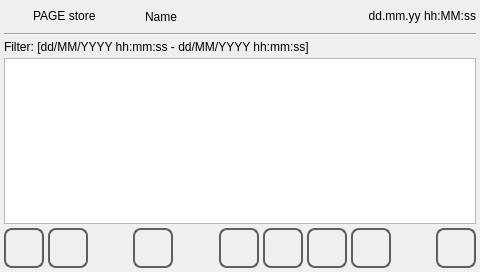
<?xml version="1.0" encoding="UTF-8"?>
<ui version="4.0">
 <class>store</class>
 <widget class="QWidget" name="store">
  <property name="geometry">
   <rect>
    <x>0</x>
    <y>0</y>
    <width>480</width>
    <height>272</height>
   </rect>
  </property>
  <property name="minimumSize">
   <size>
    <width>0</width>
    <height>0</height>
   </size>
  </property>
  <property name="maximumSize">
   <size>
    <width>16777215</width>
    <height>16777215</height>
   </size>
  </property>
  <property name="windowTitle">
   <string>store</string>
  </property>
  <property name="styleSheet">
   <string notr="true"> QDateEdit {
	font: 1000 14pt &quot;Ubuntu&quot;;
 }

 QDateEdit::up-button {
     subcontrol-origin: border;
     subcontrol-position: right center;
     height: 30px;
     width: 30px;
 }

 QDateEdit::up-arrow {
	image: url(:/icons/img/right.png);
     width: 10px;
     height: 10px;
 }

 QDateEdit::down-button {
     subcontrol-origin: border;
     subcontrol-position: left center;
     height: 30px;
     width: 30px;
}

 QDateEdit::down-arrow {
 	image: url(:/icons/img/left.png);
     width: 10px;
     height: 10px;
 }
</string>
  </property>
  <layout class="QVBoxLayout" name="verticalLayout">
   <property name="spacing">
    <number>4</number>
   </property>
   <property name="margin">
    <number>4</number>
   </property>
   <item>
    <layout class="QHBoxLayout" name="horizontalLayout">
     <item>
      <widget class="QLabel" name="labelIcon">
       <property name="minimumSize">
        <size>
         <width>25</width>
         <height>25</height>
        </size>
       </property>
       <property name="maximumSize">
        <size>
         <width>25</width>
         <height>25</height>
        </size>
       </property>
       <property name="styleSheet">
        <string notr="true">border-image: url(:/systemicons/img/Hard_disk.png);</string>
       </property>
       <property name="text">
        <string/>
       </property>
      </widget>
     </item>
     <item>
      <widget class="QLabel" name="labelTitle">
       <property name="sizePolicy">
        <sizepolicy hsizetype="Preferred" vsizetype="Fixed">
         <horstretch>0</horstretch>
         <verstretch>0</verstretch>
        </sizepolicy>
       </property>
       <property name="focusPolicy">
        <enum>Qt::NoFocus</enum>
       </property>
       <property name="text">
        <string>PAGE store</string>
       </property>
      </widget>
     </item>
     <item>
      <widget class="QLabel" name="labelName">
       <property name="text">
        <string>Name</string>
       </property>
      </widget>
     </item>
     <item>
      <widget class="QLabel" name="labelUserName">
       <property name="text">
        <string/>
       </property>
      </widget>
     </item>
     <item>
      <widget class="QLabel" name="labelDataOra">
       <property name="sizePolicy">
        <sizepolicy hsizetype="Preferred" vsizetype="Fixed">
         <horstretch>0</horstretch>
         <verstretch>0</verstretch>
        </sizepolicy>
       </property>
       <property name="focusPolicy">
        <enum>Qt::NoFocus</enum>
       </property>
       <property name="text">
        <string>dd.mm.yy hh:MM:ss</string>
       </property>
       <property name="alignment">
        <set>Qt::AlignRight|Qt::AlignTrailing|Qt::AlignVCenter</set>
       </property>
      </widget>
     </item>
    </layout>
   </item>
   <item>
    <widget class="Line" name="line">
     <property name="orientation">
      <enum>Qt::Horizontal</enum>
     </property>
    </widget>
   </item>
   <item>
    <layout class="QHBoxLayout" name="horizontalLayout_3">
     <item>
      <widget class="QLabel" name="labelFilter">
       <property name="text">
        <string>Filter: [dd/MM/YYYY hh:mm:ss - dd/MM/YYYY hh:mm:ss]</string>
       </property>
      </widget>
     </item>
    </layout>
   </item>
   <item>
    <widget class="QTableWidget" name="tableWidget">
     <property name="font">
      <font>
       <family>Ubuntu</family>
       <pointsize>22</pointsize>
       <weight>50</weight>
       <italic>false</italic>
       <bold>false</bold>
      </font>
     </property>
     <property name="styleSheet">
      <string notr="true">QTableWidget
{
	font: 22pt &quot;Ubuntu&quot;;
}
QScrollBar:vertical
{
        border-top: 50px solid #999999;
        border-bottom: 50px solid #999999;
        background:white;
        width:50px;    
        margin: 0px 0px 0px 0px;
}
QScrollBar::handle:vertical 
{
        border: 1px solid black;
	    background: rgb(255, 255, 255);
        min-height: 10px;
}
QScrollBar::add-line:vertical
{
        height: 50px;
	    background: rgb(255, 255, 255);
        subcontrol-position: bottom;
        subcontrol-origin: margin;
	image: url(:/systemicons/img/Down.png);
}
QScrollBar::sub-line:vertical 
{
       height: 50px;
	    background: rgb(255, 255, 255);
        subcontrol-position: top;
	    subcontrol-origin: margin;
	image: url(:/systemicons/img/Up.png);
}





QScrollBar:horizontal
{
        border-left: 50px solid #999999;
        border-right: 50px solid #999999;
        background:white;
        height:50px;    
        margin: 0px 0px 0px 0px;
}
QScrollBar::handle:horizontal 
{
        border: 1px solid black;
	    background: rgb(255, 255, 255);
        min-width: 10px;
}
QScrollBar::add-line:horizontal
{
        width: 50px;
	    background: rgb(255, 255, 255);
        subcontrol-position: left;
        subcontrol-origin: margin;
	image: url(:/icons/img/left.png);
}
QScrollBar::sub-line:horizontal 
{
       width: 50px;
	    background: rgb(255, 255, 255);
        subcontrol-position: right;
	    subcontrol-origin: margin;
	image: url(:/icons/img/right.png);
}</string>
     </property>
     <property name="verticalScrollBarPolicy">
      <enum>Qt::ScrollBarAlwaysOff</enum>
     </property>
     <property name="horizontalScrollBarPolicy">
      <enum>Qt::ScrollBarAlwaysOff</enum>
     </property>
     <property name="showDropIndicator" stdset="0">
      <bool>true</bool>
     </property>
     <property name="alternatingRowColors">
      <bool>true</bool>
     </property>
     <property name="selectionMode">
      <enum>QAbstractItemView::SingleSelection</enum>
     </property>
     <property name="selectionBehavior">
      <enum>QAbstractItemView::SelectRows</enum>
     </property>
     <property name="showGrid">
      <bool>true</bool>
     </property>
     <attribute name="horizontalHeaderVisible">
      <bool>true</bool>
     </attribute>
    </widget>
   </item>
   <item>
    <layout class="QHBoxLayout" name="horizontalLayout_2">
     <property name="spacing">
      <number>4</number>
     </property>
     <item>
      <widget class="QPushButton" name="pushButtonHome">
       <property name="sizePolicy">
        <sizepolicy hsizetype="Minimum" vsizetype="Fixed">
         <horstretch>60</horstretch>
         <verstretch>60</verstretch>
        </sizepolicy>
       </property>
       <property name="minimumSize">
        <size>
         <width>40</width>
         <height>40</height>
        </size>
       </property>
       <property name="maximumSize">
        <size>
         <width>40</width>
         <height>40</height>
        </size>
       </property>
       <property name="focusPolicy">
        <enum>Qt::NoFocus</enum>
       </property>
       <property name="styleSheet">
        <string notr="true">QPushButton
{
border: 2px solid  rgb(94, 94, 94);
border-radius: 8px;
qproperty-icon: url(:/systemicons/img/Home.png);
qproperty-iconSize: 24px 24px;
qproperty-focusPolicy: NoFocus;
}
QPushButton:pressed
{
border: 2px solid  rgb(194, 194, 194);
background-color:  rgb(255, 255, 127);
}
QPushButton:disabled
{
border: 2px solid  rgb(194, 194, 194);
}
</string>
       </property>
       <property name="text">
        <string/>
       </property>
      </widget>
     </item>
     <item>
      <widget class="QPushButton" name="pushButtonBack">
       <property name="sizePolicy">
        <sizepolicy hsizetype="Minimum" vsizetype="Fixed">
         <horstretch>0</horstretch>
         <verstretch>0</verstretch>
        </sizepolicy>
       </property>
       <property name="minimumSize">
        <size>
         <width>40</width>
         <height>40</height>
        </size>
       </property>
       <property name="maximumSize">
        <size>
         <width>40</width>
         <height>40</height>
        </size>
       </property>
       <property name="styleSheet">
        <string notr="true">QPushButton
{
border: 2px solid  rgb(94, 94, 94);
border-radius: 8px;
qproperty-icon: url(:/systemicons/img/Go_back.png);
qproperty-iconSize: 24px 24px;
qproperty-focusPolicy: NoFocus;
}
QPushButton:pressed
{
border: 2px solid  rgb(194, 194, 194);
background-color:  rgb(255, 255, 127);
}
QPushButton:disabled
{
border: 2px solid  rgb(194, 194, 194);
}
</string>
       </property>
       <property name="text">
        <string/>
       </property>
      </widget>
     </item>
     <item>
      <spacer name="horizontalSpacer_3">
       <property name="orientation">
        <enum>Qt::Horizontal</enum>
       </property>
       <property name="sizeHint" stdset="0">
        <size>
         <width>40</width>
         <height>20</height>
        </size>
       </property>
      </spacer>
     </item>
     <item>
      <widget class="QPushButton" name="pushButtonFilter">
       <property name="minimumSize">
        <size>
         <width>40</width>
         <height>40</height>
        </size>
       </property>
       <property name="maximumSize">
        <size>
         <width>40</width>
         <height>40</height>
        </size>
       </property>
       <property name="styleSheet">
        <string notr="true">QPushButton
{
border: 2px solid  rgb(94, 94, 94);
border-radius: 8px;
qproperty-icon: url(:/systemicons/img/Filter.png);
qproperty-iconSize: 24px 24px;
qproperty-focusPolicy: NoFocus;
}
QPushButton:pressed
{
border: 2px solid  rgb(194, 194, 194);
background-color:  rgb(255, 255, 127);
}
QPushButton:disabled
{
border: 2px solid  rgb(194, 194, 194);
}
</string>
       </property>
       <property name="text">
        <string/>
       </property>
      </widget>
     </item>
     <item>
      <spacer name="horizontalSpacer">
       <property name="orientation">
        <enum>Qt::Horizontal</enum>
       </property>
       <property name="sizeHint" stdset="0">
        <size>
         <width>40</width>
         <height>20</height>
        </size>
       </property>
      </spacer>
     </item>
     <item>
      <widget class="QPushButton" name="pushButtonUp">
       <property name="minimumSize">
        <size>
         <width>40</width>
         <height>40</height>
        </size>
       </property>
       <property name="maximumSize">
        <size>
         <width>40</width>
         <height>40</height>
        </size>
       </property>
       <property name="styleSheet">
        <string notr="true">QPushButton
{
border: 2px solid  rgb(94, 94, 94);
border-radius: 8px;
qproperty-icon: url(:/systemicons/img/Up.png);
qproperty-iconSize: 24px 24px;
qproperty-focusPolicy: NoFocus;
}
QPushButton:pressed
{
border: 2px solid  rgb(194, 194, 194);
background-color:  rgb(255, 255, 127);
}
QPushButton:disabled
{
border: 2px solid  rgb(194, 194, 194);
}
</string>
       </property>
       <property name="text">
        <string/>
       </property>
      </widget>
     </item>
     <item>
      <widget class="QPushButton" name="pushButtonDown">
       <property name="minimumSize">
        <size>
         <width>40</width>
         <height>40</height>
        </size>
       </property>
       <property name="maximumSize">
        <size>
         <width>40</width>
         <height>40</height>
        </size>
       </property>
       <property name="styleSheet">
        <string notr="true">QPushButton
{
border: 2px solid  rgb(94, 94, 94);
border-radius: 8px;
qproperty-icon: url(:/systemicons/img/Down.png);
qproperty-iconSize: 24px 24px;
qproperty-focusPolicy: NoFocus;
}
QPushButton:pressed
{
border: 2px solid  rgb(194, 194, 194);
background-color:  rgb(255, 255, 127);
}
QPushButton:disabled
{
border: 2px solid  rgb(194, 194, 194);
}
</string>
       </property>
       <property name="text">
        <string/>
       </property>
      </widget>
     </item>
     <item>
      <widget class="QPushButton" name="pushButtonLeft">
       <property name="sizePolicy">
        <sizepolicy hsizetype="Minimum" vsizetype="Fixed">
         <horstretch>60</horstretch>
         <verstretch>60</verstretch>
        </sizepolicy>
       </property>
       <property name="minimumSize">
        <size>
         <width>40</width>
         <height>40</height>
        </size>
       </property>
       <property name="maximumSize">
        <size>
         <width>40</width>
         <height>40</height>
        </size>
       </property>
       <property name="focusPolicy">
        <enum>Qt::NoFocus</enum>
       </property>
       <property name="styleSheet">
        <string notr="true">QPushButton
{
border: 2px solid  rgb(94, 94, 94);
border-radius: 8px;
qproperty-icon: url(:/systemicons/img/Back.png);
qproperty-iconSize: 24px 24px;
qproperty-focusPolicy: NoFocus;
}
QPushButton:pressed
{
border: 2px solid  rgb(194, 194, 194);
background-color:  rgb(255, 255, 127);
}
QPushButton:disabled
{
border: 2px solid  rgb(194, 194, 194);
}
</string>
       </property>
       <property name="text">
        <string/>
       </property>
      </widget>
     </item>
     <item>
      <widget class="QPushButton" name="pushButtonRight">
       <property name="sizePolicy">
        <sizepolicy hsizetype="Minimum" vsizetype="Fixed">
         <horstretch>60</horstretch>
         <verstretch>60</verstretch>
        </sizepolicy>
       </property>
       <property name="minimumSize">
        <size>
         <width>40</width>
         <height>40</height>
        </size>
       </property>
       <property name="maximumSize">
        <size>
         <width>40</width>
         <height>40</height>
        </size>
       </property>
       <property name="focusPolicy">
        <enum>Qt::NoFocus</enum>
       </property>
       <property name="styleSheet">
        <string notr="true">QPushButton
{
border: 2px solid  rgb(94, 94, 94);
border-radius: 8px;
qproperty-icon: url(:/systemicons/img/Forward.png);
qproperty-iconSize: 24px 24px;
qproperty-focusPolicy: NoFocus;
}
QPushButton:pressed
{
border: 2px solid  rgb(194, 194, 194);
background-color:  rgb(255, 255, 127);
}
QPushButton:disabled
{
border: 2px solid  rgb(194, 194, 194);
}
</string>
       </property>
       <property name="text">
        <string/>
       </property>
      </widget>
     </item>
     <item>
      <spacer name="horizontalSpacer_2">
       <property name="orientation">
        <enum>Qt::Horizontal</enum>
       </property>
       <property name="sizeHint" stdset="0">
        <size>
         <width>40</width>
         <height>20</height>
        </size>
       </property>
      </spacer>
     </item>
     <item>
      <widget class="QPushButton" name="pushButtonSaveUSB">
       <property name="minimumSize">
        <size>
         <width>40</width>
         <height>40</height>
        </size>
       </property>
       <property name="maximumSize">
        <size>
         <width>40</width>
         <height>40</height>
        </size>
       </property>
       <property name="styleSheet">
        <string notr="true">QPushButton
{
border: 2px solid  rgb(94, 94, 94);
border-radius: 8px;
qproperty-icon: url(:/systemicons/img/Flash_drive.png);
qproperty-iconSize: 24px 24px;
qproperty-focusPolicy: NoFocus;
}
QPushButton:pressed
{
border: 2px solid  rgb(194, 194, 194);
background-color:  rgb(255, 255, 127);
}
QPushButton:disabled
{
border: 2px solid  rgb(194, 194, 194);
}
</string>
       </property>
       <property name="text">
        <string/>
       </property>
      </widget>
     </item>
    </layout>
   </item>
  </layout>
 </widget>
 <resources/>
 <connections/>
</ui>
